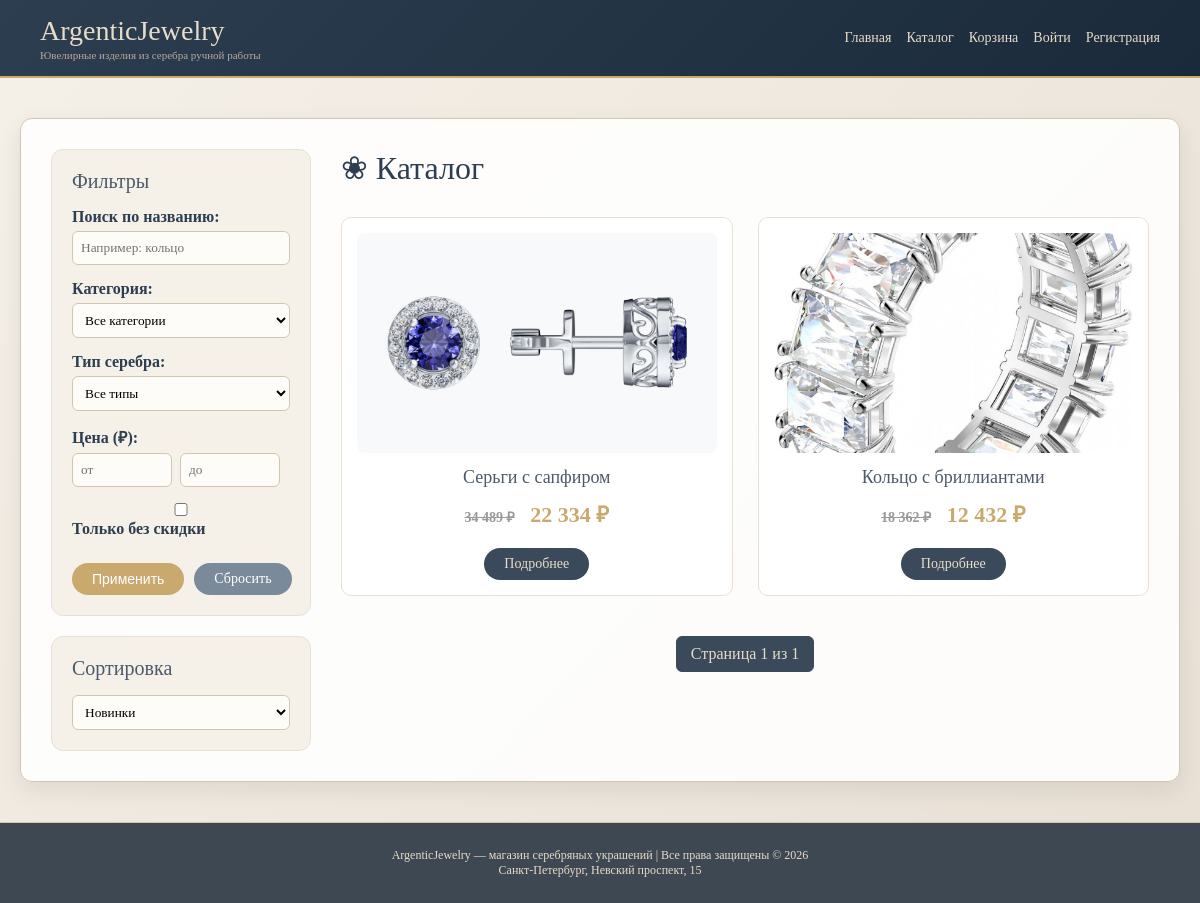
The app's page /catalog/, older data.
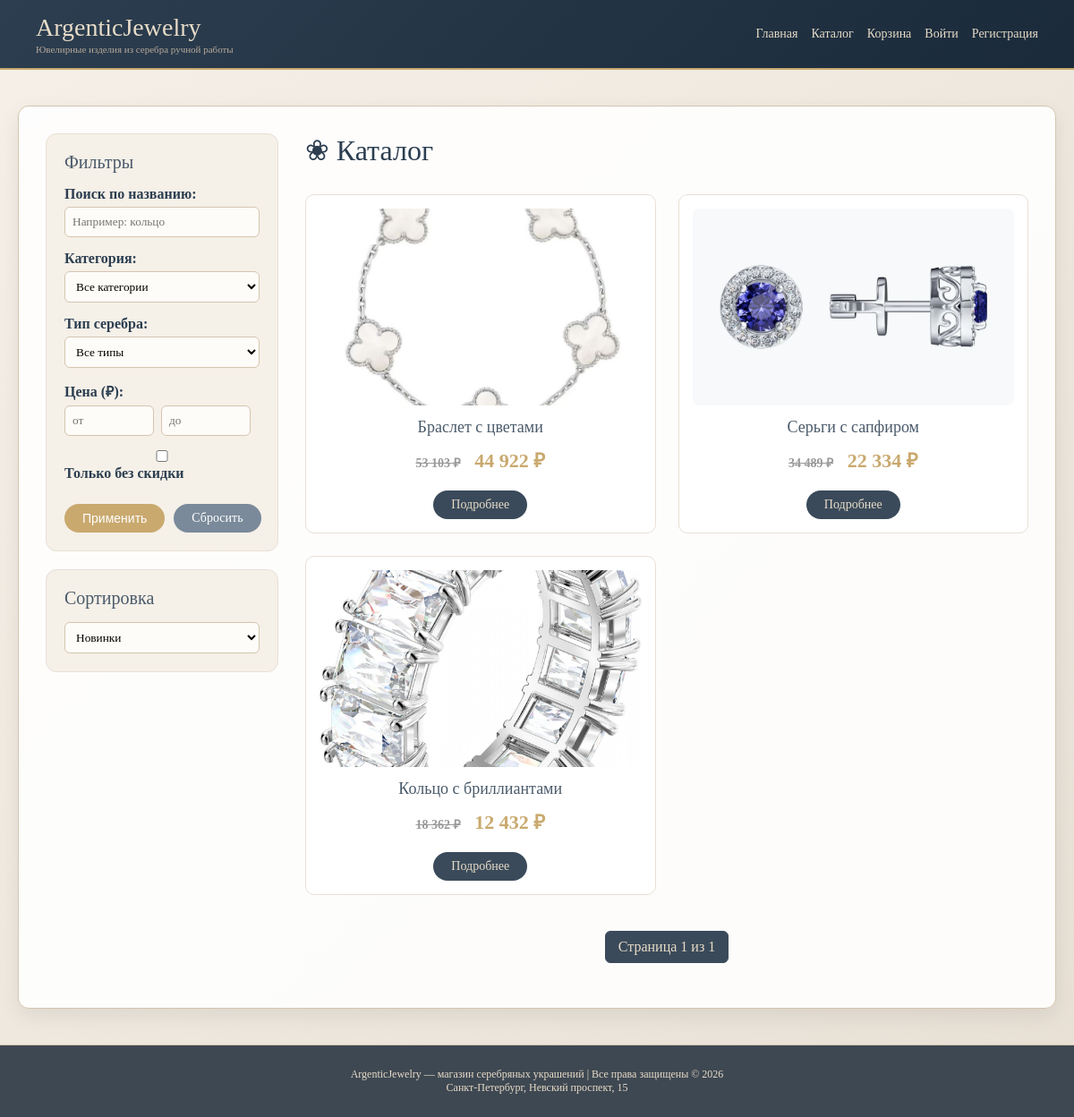
The same page, newer data.
### store/models.py (models this page shows, shortened)
class Product(models.Model):
    SILVER_TYPE_CHOICES = [
        ('sterling', 'Стерлинговое серебро (925)'),
        ('fine', 'Чистое серебро (999)'),
        ('argentium', 'Аргентиум серебро'),
        ('mexican', 'Мексиканское серебро'),
        ('oxidized', 'Оксидированное серебро'),
        ('rhodium_plated', 'Серебро с родиевым покрытием'),
        ('black', 'Черненое серебро'),
        ('matte', 'Матовое серебро'),
    ]
    FINENESS_CHOICES = [
        ('800', '800 проба'),
        ('830', '830 проба'),
        ('875', '875 проба'),
        ('900', '900 проба'),
        ('916', '916 проба'),
        ('925', '925 проба'),
        ('960', '960 проба'),
        ('999', '999 проба'),
    ]
    STONE_TYPE_CHOICES = [
        ('diamond', 'Бриллиант'),
        ('ruby', 'Рубин'),
        ('sapphire', 'Сапфир'),
        ('emerald', 'Изумруд'),
        ('topaz', 'Топаз'),
        ('amethyst', 'Аметист'),
        ('garnet', 'Гранат'),
        ('peridot', 'Перидот'),
        ('citrine', 'Цитрин'),
        ('aquamarine', 'Аквамарин'),
        ('tourmaline', 'Турмалин'),
        ('opal', 'Опал'),
        ('pearl', 'Жемчуг'),
        ('cubic_zirconia', 'Фианит'),
        ('moonstone', 'Лунный камень'),
        ('none', 'Нет камней'),
    ]
    name = models.CharField(max_length=200, verbose_name='Название')
    slug = models.SlugField(unique=True, verbose_name='URL идентификатор')
    description = models.TextField(verbose_name='Описание')
    price = models.DecimalField(max_digits=10, decimal_places=2, verbose_name='Цена')
    old_price = models.DecimalField(
        max_digits=10, decimal_places=2, blank=True, null=True,
        verbose_name='Старая цена'
    )
    stock_quantity = models.PositiveIntegerField(default=0, verbose_name='Количество на складе')
    reserved_quantity = models.PositiveIntegerField(default=0, verbose_name='Зарезервировано')
    category = models.ForeignKey(
        Category,
        on_delete=models.CASCADE,
        related_name='products', #задаем имя для всех товаров категории
        verbose_name='Категория'
    )
    image = models.ImageField(
        upload_to=product_image_upload_path,
        blank=True,
        null=True,
        verbose_name='Главное фото',
        help_text='Основное фото товара (обязательно для отображения)'
    )
    image_2 = models.ImageField(
        upload_to=product_image_upload_path,
        blank=True,
        null=True,
        verbose_name='Дополнительное фото 2',
        help_text='Дополнительное фото товара'
    )
    image_3 = models.ImageField(
        upload_to=product_image_upload_path,
        blank=True,
        null=True,
        verbose_name='Дополнительное фото 3'
    )
    image_4 = models.ImageField(
        upload_to=product_image_upload_path,
        blank=True,
        null=True,
        verbose_name='Дополнительное фото 4'
    )
    image_5 = models.ImageField(
        upload_to=product_image_upload_path,
        blank=True,
        null=True,
        verbose_name='Дополнительное фото 5'
    )
    silver_type = models.CharField(
        max_length=30,
        choices=SILVER_TYPE_CHOICES,
        default='sterling',
        verbose_name='Тип серебра'
    )
    fineness = models.CharField(
        max_length=4,
        choices=FINENESS_CHOICES,
        default='925',
        verbose_name='Проба серебра'
    )
    weight = models.DecimalField(
        max_digits=6,
        decimal_places=2,
        verbose_name='Вес изделия (г)'
    )
    size = models.CharField(
        max_length=20,
        blank=True,
        verbose_name='Размер (для колец, браслетов)',
        help_text='Например: 16.5, 17, 18, S, M, L'
    )
    stones = models.BooleanField(default=False, verbose_name='Наличие драгоценных камней')
    stone_type = models.CharField(
        max_length=20,
        choices=STONE_TYPE_CHOICES,
        blank=True,
        verbose_name='Тип камня'
    )
    stone_weight = models.DecimalField(
        max_digits=5,
        decimal_places=2,
        blank=True,
        null=True,
        verbose_name='Вес камней (карат)',
        help_text='Общий вес всех камней в каратах'
    )
    collection = models.CharField(max_length=100, blank=True, verbose_name='Коллекция')
    instruction_file = models.FileField(
        upload_to='instructions/',
        blank=True,
        null=True,
        verbose_name='Инструкция к товару',
        help_text='Загрузите инструкцию'
    )
    external_link = models.URLField(
        blank=True,
        null=True,
        verbose_name='Внешняя ссылка',
        help_text='Ссылка на видеообзор, сайт производителя или дополнительную информацию'
    )
    created_at = models.DateTimeField(auto_now_add=True, verbose_name='Дата создания')
    updated_at = models.DateTimeField(auto_now=True, verbose_name='Дата обновления')
    created_by = models.ForeignKey(
        User,
        on_delete=models.SET_NULL,
        null=True,
        related_name='created_products',
        verbose_name='Создал'
    )
    objects = models.Manager()              # стандартный менеджер (все товары)
    available = AvailableProductManager()  #кастомный менеджер (только в наличии)
    class Meta:
        verbose_name = 'Товар'
        verbose_name_plural = 'Товары'
        ordering = ['-created_at']  # Product сортировка — новые сверху
    def get_absolute_url(self):
        return reverse('store:product_detail', kwargs={ #имя маршрута, параметры которые подставятся в юрл, id товара и slug товара
            'product_id': self.id,
            'slug': self.slug
        })

### store/views.py (the view)
# urls.py: path('catalog/', views.catalog, name='catalog'),
def catalog(request):
    products = Product.objects.filter(stock_quantity__gt=0).select_related('category')
    search_query = request.GET.get('search')
    if search_query:
        products = products.filter(name__icontains=search_query)  # поиск в названии
    category_slug = request.GET.get('category')
    if category_slug:
        products = products.filter(category__slug=category_slug)
    silver_type = request.GET.get('silver_type')
    if silver_type:
        products = products.filter(silver_type=silver_type)
    min_price = request.GET.get('min_price')
    if min_price:
        products = products.filter(price__gte=min_price)
    max_price = request.GET.get('max_price')
    if max_price:
        products = products.filter(price__lte=max_price)
    no_discount = request.GET.get('no_discount')
    if no_discount:
        products = products.exclude(old_price__isnull=False, old_price__gt=0)
    sort_by = request.GET.get('sort', '-created_at') #Смотрим в URL параметр sort. Если его нет — сортируем по новизне (-created_at)
    products = products.order_by(sort_by) #Сортируем товары по тому полю, которое пришло в параметре sort
    paginator = Paginator(products, 12) #12 товаров на страницу
    page = request.GET.get('page', 1) #получаем номер страницы из URL
    try:
        products_page = paginator.page(page)
    except PageNotAnInteger:
        products_page = paginator.page(1)
    except EmptyPage:
        products_page = paginator.page(paginator.num_pages)
    categories = Category.objects.all()
    silver_types = Product.SILVER_TYPE_CHOICES
    return render(request, 'store/catalog.html', {
        'products': products_page,
        'categories': categories,
        'silver_types': silver_types,
        'current_category': category_slug,
        'current_silver_type': silver_type,
        'current_min_price': min_price,
        'current_max_price': max_price,
        'current_no_discount': no_discount,
        'current_sort': sort_by,
        'search_query': search_query,
    })

### store/templatetags/store_filters.py (called while the page is built)
@register.filter
def rub_format(value):
    try:
        return f"{float(value):,.0f}".replace(',', ' ') + " ₽" #запятая разделитель тысяч, .0ф - без копеек
    except:
        return value

### store/templates/store/catalog.html (shortened to what this page needs)
{% extends 'base.html' %}
{% load store_filters %}
{% block content %}
<div style="display: flex; gap: 30px;">
    <div style="width: 260px; flex-shrink: 0;">
        <div class="filter-box">
            <h3>Фильтры</h3>
            <form method="get" action="{% url 'store:catalog' %}">
                <div class="filter-group">
                    <label>Поиск по названию:</label>
                    <input type="text" name="search" placeholder="Например: кольцо" value="{{ search_query|default:'' }}">
                </div>
                <div class="filter-group">
                    <label>Категория:</label>
                    <select name="category">
                        <option value="">Все категории</option>
                    </select>
                </div>
                <div class="filter-group">
                    <label>Тип серебра:</label>
                    <select name="silver_type">
                        <option value="">Все типы</option>
                    </select>
                </div>
                <div class="filter-group">
                    <label>Цена (₽):</label>
                    <div style="display: flex; gap: 8px;">
                        <input type="number" name="min_price" placeholder="от" value="{{ current_min_price|default:'' }}" style="width: 100px;">
                        <input type="number" name="max_price" placeholder="до" value="{{ current_max_price|default:'' }}" style="width: 100px;">
                    </div>
                </div>
                <div class="filter-group">
                    <label>
                        <input type="checkbox" name="no_discount" value="1" {% if current_no_discount %}checked{% endif %}>
                        Только без скидки
                    </label>
                </div>
                <div style="display: flex; gap: 10px; margin-top: 15px;">
                    <button type="submit" class="btn" style="background: #c9a96e; color: white;">Применить</button>
                    <a href="{% url 'store:catalog' %}" class="btn" style="background: #7a8a9a; color: white;">Сбросить</a>
                </div>
            </form>
        </div>
        <div class="filter-box" style="margin-top: 20px;">
            <h3>Сортировка</h3>
            <form method="get" action="{% url 'store:catalog' %}">
                <select name="sort" onchange="this.form.submit()" style="width: 100%; padding: 8px;">
                    <option value="-created_at" {% if current_sort == '-created_at' %}selected{% endif %}>Новинки</option>
                </select>
            </form>
        </div>
    </div>
    <div style="flex: 1;">
        <h1 style="margin-top: 0;">❀ Каталог</h1>
        <div class="products-grid">
            {% for product in products %}
                <div class="product-card">
                    {% if product.image %}
                        <img src="{{ product.image.url }}" alt="{{ product.name }}">
                    {% else %}
                        <div class="no-image">⚠️ Нет фото</div>
                    {% endif %}
                    <h3>{{ product.name }}</h3>
                    <div class="product-price">
                        {% if product.old_price %}
                            <span class="product-old-price">{{ product.old_price|rub_format }}</span>
                        {% endif %}
                        {{ product.price|rub_format }}
                    </div>
                    <a href="{{ product.get_absolute_url }}" class="btn">Подробнее</a>
                </div>
            {% empty %}
                <div style="text-align: center; padding: 50px;">
                    <p>Товары не найдены</p>
                    <a href="{% url 'store:catalog' %}" class="btn">Сбросить фильтры</a>
                </div>
            {% endfor %}
        </div>
        <div class="pagination">
            <span class="current">Страница {{ products.number }} из {{ products.paginator.num_pages }}</span>
        </div>
    </div>
</div>
{% endblock %}

Row changes from the older to the newer data that the page shows:
added Product: image (picture), name "Браслет с цветами", old_price|rub_format "53 103 ₽", price|rub_format "44 922 ₽"
